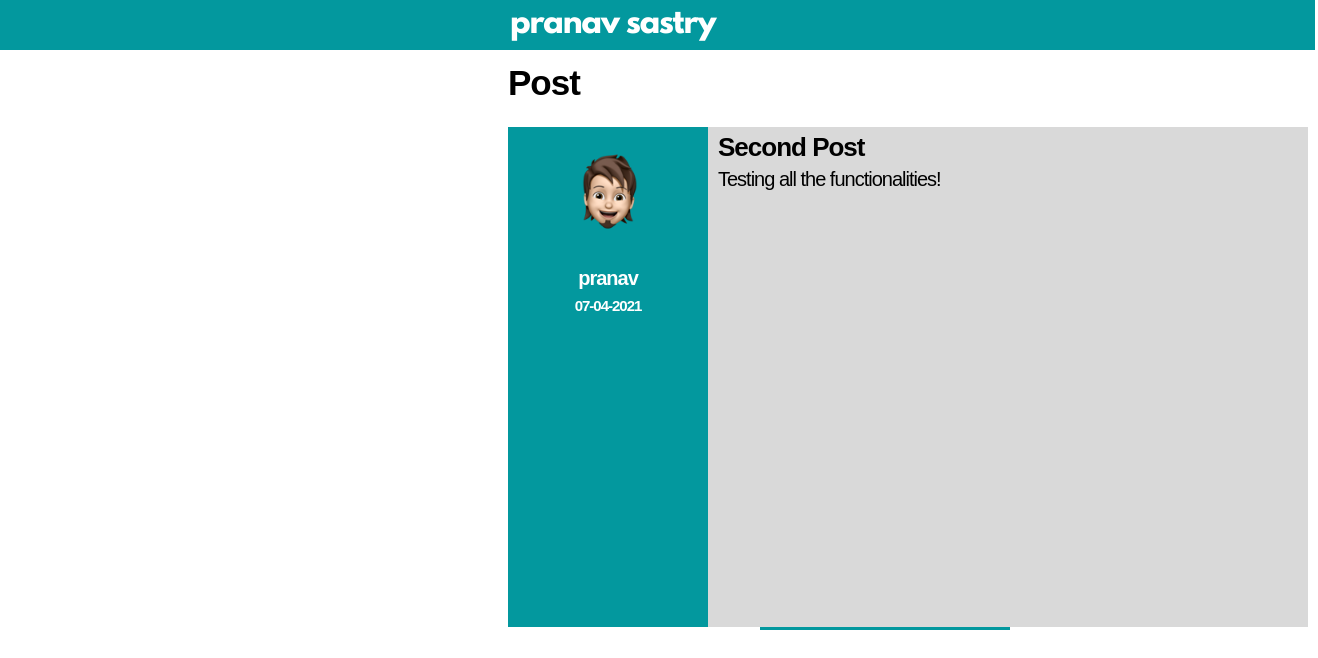
The page /pranav/post/2 on the database its author committed.
### flaskblog/models.py (models this page shows, shortened)
class User(db.Model,UserMixin):
    id = db.Column(db.Integer,primary_key=True)
    username = db.Column(db.String(20),unique=True,nullable=False)
    email = db.Column(db.String(120),unique=True,nullable=False)
    image_file = db.Column(db.String(20),nullable=False,default='default.png')
    password = db.Column(db.String(60),nullable=False)
    posts = db.relationship('Post',backref='author',lazy=True)

class Post(db.Model):
    id = db.Column(db.Integer,primary_key=True)
    date = db.Column(db.DateTime,nullable=False,default=dt.datetime.utcnow)
    title = db.Column(db.String(100),nullable=False)
    content = db.Column(db.Text,nullable=False)
    user_id = db.Column(db.Integer,db.ForeignKey('user.id'),nullable=False)

### flaskblog/posts/routes.py (the view)
@posts.route("/<username>/post/<id>")
def post_page(username,id):
    post = Post.query.filter_by(id=id).first()
    return render_template("post_page.html",title="Post",post=post)

### flaskblog/templates/post_page.html (shortened to what this page needs)
{% extends "layout.html" %}
{% block content %}
  <h1 style="margin-left:500px;">Post</h1>
  <div class="post_card" style="margin-top:0px;overflow:auto;height:auto;">
    <div class="post_card_left" style="float:left;height:500px;">
      <img class="user_img" style="margin-left:50px;margin-top:20px;" src="{{ url_for('static',filename='profile_pics/{}'.format(post.author.image_file)) }}">
      <h2 style="margin-left:0px;text-align:center;color:white;"><a style="text-decoration:none;color:white;" href="{{ url_for('users.profile',username=post.author.username) }}">{{ post.author.username }}</a></h2>
      <h2 style="margin-top:-10px;margin-left:0px;text-align:center;font-family:'Spartan-MB',sans-serif;font-size:15px;font-weight:600;color:white;">{{ post.date.strftime('%d-%m-%Y') }}</h2>
    </div>
    <div style="margin-left:200px;">
      <h1 style="margin-top:5px;margin-bottom:25px;font-size:26px;"><a style="text-decoration:none;color:inherit;" href="{{ url_for('posts.post_page',username=post.author.username,id=post.id) }}">{{ post.title }}</a></h1>
      <pre style="white-space:pre-wrap;"><h3 style="margin-top:-20px;font-family:'Spartan-MB',sans-serif;font-weight:normal;">{{ post.content }}</h3><pre>
    </div>
  </div>
{% endblock content %}

### flaskblog/static/css/layout.css (style rules this page uses)
.post_card { height:300px; width:800px; background-color: #d9d9d9; margin-top: 50px; margin-bottom: auto; margin-right: auto; margin-left: 500px; position:relative; }
.post_card_left { height:300px; width:200px; background-color: #03989e; margin-left: 0px; margin-top:0px; margin-right: auto; position:relative; }
.user_img { height:100px; width:100px; border-radius:50%; margin-left:200px; margin-top:20px; }
h1 { font-family: 'Code-Pro', sans-serif; font-weight: 800; font-size: 35px; margin-left: 10px; letter-spacing:-1px; }
h2 { font-family: 'Code-Pro', sans-serif; font-weight: 800; font-size: 20px; margin-left: 10px; letter-spacing:-1px; }
h3 { font-family: 'Code-Pro', sans-serif; font-weight: 600; font-size: 20px; margin-left: 10px; letter-spacing:-1px; }

### rows shown on the page
User: image_file (picture), author.username "pranav"
Post: date "07-04-2021", title "Second Post", content "Testing all the functionalities!"
